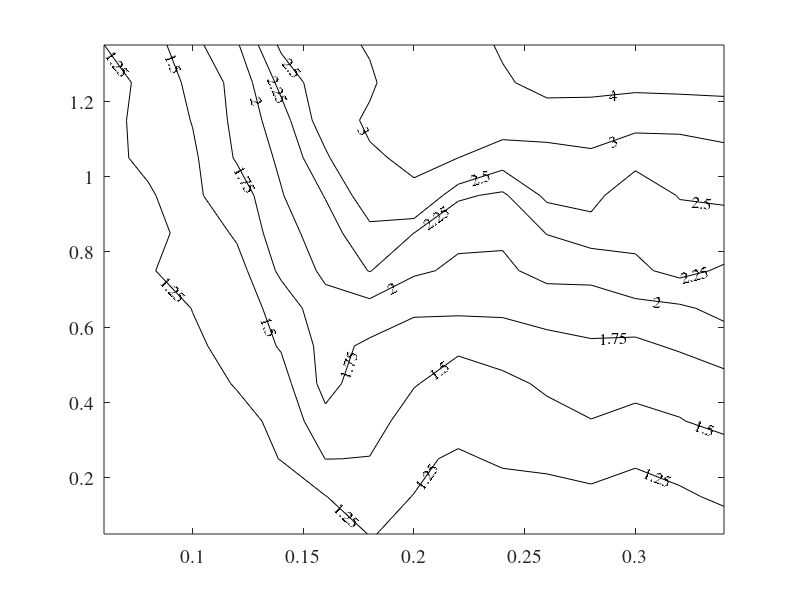

This chart was generated by the following MATLAB code: (Note: this script raises an error after producing the figure.)
clear all; close all; clc
Cdlevs = [-0.25 0 0.5 0.75 1 1.25 1.5 1.75 2 2.25 2.5 3 4];
Clvlevs = [-5:1:-1 -0.5 -0.25 0 0.1 0.2 0.4];
Cmylevs = [-1 -0.5 -0.2 -0.1 -0.05 0 0.1 0.5 1 1.25 1.5 1.75 2 2.5];
G_d = {'Single', '2D', '2.25D', '2.5D', '2.75D', '3D', '3.5D', '4D',...
    '4.5D', '5D', '6D', '7D', '8D'};
load('2CylDownstream.mat')
fr = data.fr;
AyD = data.AyD;
path = 'FIG';

%% plot Cd Clv Cmy in FIG/.. for Single to 8D result
for num = 1:13
    Cd = data.Cd{num};
    figure(1)
    [C,h] = contour(fr,AyD,Cd, Cdlevs, '-k');
    clabel(C,h,'FontSize',12,'Fontname', 'Times');
    hold on;
    contour(fr,AyD,Cd, [0 0], '-r', 'LineWidth',2);
    set(gca,'FontSize',14);set(gca,'Fontname', 'Times')
    ax = gca;ax.YTick = [0.05 0.2:0.2:1.2 1.35];
    ax = gca;ax.XTick = [0.1:0.05:0.35];
    h = xlabel('$f_r$');set(h,'Interpreter','latex');
    h = ylabel('$A_y/d$');set(h,'Interpreter','latex');
    hold off
    saveas(gcf, [path '/Cd/'...
        num2str(num, '%02d') '_' G_d{num} '.fig']);
end

for num = 1:13
    Clv = data.Clv{num};
    figure(1)
    [C,h] = contour(fr,AyD,Clv, Clvlevs, '-k');
    clabel(C,h,'FontSize',12,'Fontname', 'Times');
    hold on;
    contour(fr,AyD,Clv, [0 0], '-r', 'LineWidth',2);
    set(gca,'FontSize',14);set(gca,'Fontname', 'Times')
    ax = gca;ax.YTick = [0.05 0.2:0.2:1.2 1.35];
    ax = gca;ax.XTick = [0.1:0.05:0.35];
    h = xlabel('$f_r$');set(h,'Interpreter','latex');
    h = ylabel('$A_y/d$');set(h,'Interpreter','latex');
    hold off
    saveas(gcf, [path '/Clv/'...
        num2str(num, '%02d') '_' G_d{num} '.fig']);
end

for num = 1:13
    Cmy = data.Cmy{num};
    figure(1)
    [C,h] = contour(fr,AyD,Cmy, Cmylevs, '-k');
    clabel(C,h,'FontSize',12,'Fontname', 'Times');
    hold on;
    contour(fr,AyD,Cmy, [0 0], '-r', 'LineWidth',2);
    set(gca,'FontSize',14);set(gca,'Fontname', 'Times')
    ax = gca;ax.YTick = [0.05 0.2:0.2:1.2 1.35];
    ax = gca;ax.XTick = [0.1:0.05:0.35];
    h = xlabel('$f_r$');set(h,'Interpreter','latex');
    h = ylabel('$A_y/d$');set(h,'Interpreter','latex');
    hold off
    saveas(gcf, [path '/Cmy/'... 
        num2str(num, '%02d') '_' G_d{num} '.fig']);
end

%% Get the interpreted data between experiemntal sample points
clear all; close all; clc
load('2CylDownstream.mat')
A = [0.56,0.205];
% get Cd at AyD = 0.56 and fr = 0.205 for single cylinder case
dataInt = findInterp(AyD, fr, data.Cd{1}, A); 